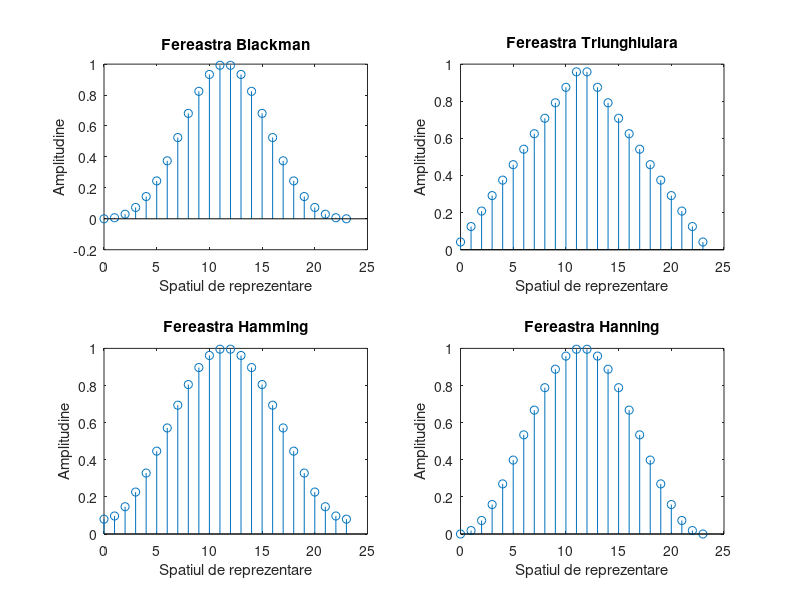
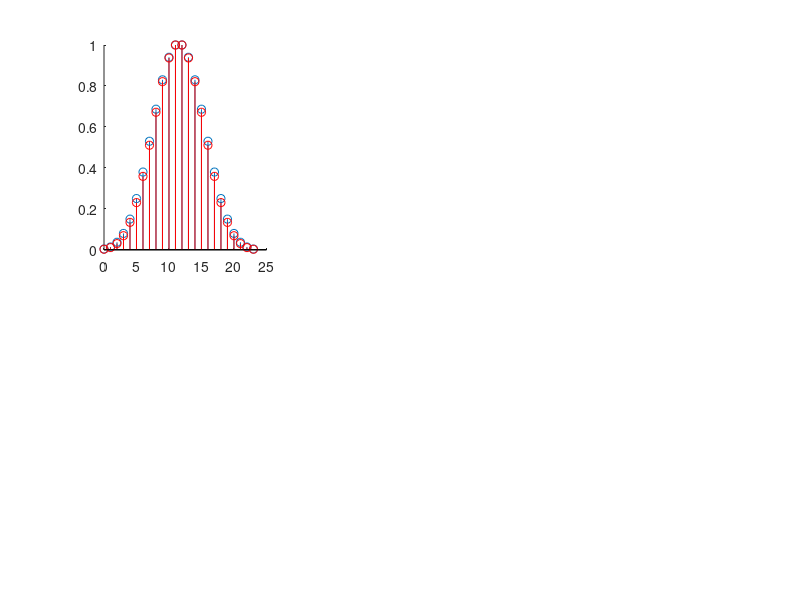

MATLAB code for these plots, in order: (Note: this script raises an error after producing the figures.)
%Lucrarea de laborator cu numarul 4
% Bogdan Alexandru 332 AC
 ng = 4; ns = 2;
%[M,r,beta,L,alfa] = PS_PRJ_1_Faza_1(ng,ns);

%a

M = 24 ;                                               
r = 86.8108 ; r1 = r - 5 ; r2 = r + 5 ;
beta = 4.7243 ; beta1 = beta - 1 ; beta2 = beta + 1 ;
L = 2 ; L1 = L - 1 ; L2 = L + 1 ;
alfa = 40.4324 / 100 ; alfa1 = alfa - 15 / 100 ; alfa2 = alfa + 15 / 100 ;

%am calculat parametrii secundari pentru folosirea functiilor ferestrelor

spatiu=0:M-1 ;   %durata de esantionare

figure(1)    %raspunsul la impuls pentru Blackman, Triunghiulara, Hanning si Hamming
set(gcf,'units','pixels','position',[0,100,1024,512]);    % mi-am setat o rezolutie de baza buna pentru analiza optima a raspunsului la impuls a ferestrelor urmatoare

w=blackman(M);
subplot(2,2,1)
stem(spatiu,w);
title('Fereastra Blackman');
xlabel('Spatiul de reprezentare');
ylabel('Amplitudine');

w=triang(M);
subplot(2,2,2)
stem(spatiu,w);
title('Fereastra Triunghiulara');
xlabel('Spatiul de reprezentare');
ylabel('Amplitudine');

w=hamming(M);                                  
subplot(2,2,3)
stem(spatiu,w);
title('Fereastra Hamming');
xlabel('Spatiul de reprezentare');
ylabel('Amplitudine');

w=hanning(M);                                   
subplot(2,2,4)
stem(spatiu,w);
title('Fereastra Hanning');
xlabel('Spatiul de reprezentare');
ylabel('Amplitudine');

figure(2)   %raspunsul la impuls pentru Cebasev si Kaiser
set(gcf,'units','pixels','position',[0,100,1024,512]);

w=chebwin(M,r1);                                                            
subplot(2,3,1)
hold on
stem(spatiu,w);
w=chebwin(M,r);
stem(spatiu,w,'r');
hold off
title('Fereastra Cebisev I', '[r1 = 81.8108 dB]');
xlabel('Spatiul de reprezentare');
ylabel('Amplitudine');

w=chebwin(M,r);
subplot(2,3,2)
stem(spatiu,w);
title('Fereastra Cebisev II', '[r = 86.8108 dB]');
xlabel('Spatiul de reprezentare');
ylabel('Amplitudine');

w=chebwin(M,r2);
subplot(2,3,3)
hold on
stem(spatiu,w);
w=chebwin(M,r);
stem(spatiu,w,'r--');
hold off
title('Fereastra Cebisev III', '[r2 = 91.8108 dB]');
xlabel('Spatiul de reprezentare');
ylabel('Amplitudine');

w=kaiser(M,beta1);                                                            
subplot(2,3,4)
hold on
stem(spatiu,w);
w=kaiser(M,beta);
stem(spatiu,w,'r--');
hold off
title('Fereastra Kaiser I', '[beta1 = 3.7243 dB]');
xlabel('Spatiul de reprezentare');
ylabel('Amplitudine');

w=kaiser(M,beta);
subplot(2,3,5)
stem(spatiu,w);
title('Fereastra Kaiser II', '[beta = 4.7243 dB]');
xlabel('Spatiul de reprezentare');
ylabel('Amplitudine');

w=kaiser(M,beta2);
subplot(2,3,6)
hold on
stem(spatiu,w);
w=kaiser(M,beta);
stem(spatiu,w,'r--');
hold off
title('Fereastra Kaiser III','[beta1 = 5.7243 dB]');
xlabel('Spatiul de reprezentare');
ylabel('Amplitudine');

figure(3)    %raspunsul la impuls pentru Lanczos si Tuckey
set(gcf,'units','pixels','position',[0,100,1024,512]);

wLanczos1= (sin(2*pi*(2*spatiu-M+1)./(2*M-2))./(2*pi*(2*spatiu-M+1)/(2*M-2))).^L1;   %nu exista functie aferenta ferestrei Lanczos asa ca am implementat-o folosind definitia din suportul de curs      
subplot(2,3,1)
hold on
stem(spatiu,wLanczos1);
wLanczos= (sin(2*pi*(2*spatiu-M+1)./(2*M-2))./(2*pi*(2*spatiu-M+1)/(2*M-2))).^L;
stem(spatiu,wLanczos,'r--');
hold off
title('Fereastra Lanczos I', '[L = 1 ordin]');
xlabel('Spatiul de reprezentare');
ylabel('Amplitudine');

wLanczos= (sin(2*pi*(2*spatiu-M+1)./(2*M-2))./(2*pi*(2*spatiu-M+1)/(2*M-2))).^L;
subplot(2,3,2)
stem(spatiu,wLanczos);
title('Fereastra Lanczos II', '[L = 2 ordin]');
xlabel('Spatiul de reprezentare');
ylabel('Amplitudine');

wLanczos2= (sin(2*pi*(2*spatiu-M+1)./(2*M-2))./(2*pi*(2*spatiu-M+1)/(2*M-2))).^L2;
subplot(2,3,3)
hold on
stem(spatiu,wLanczos2);
wLanczos= (sin(2*pi*(2*spatiu-M+1)./(2*M-2))./(2*pi*(2*spatiu-M+1)/(2*M-2))).^L;
stem(spatiu,wLanczos,'r--');
hold off
title('Fereastra Lanczos III', '[L = 3 ordin]');
xlabel('Spatiul de reprezentare');
ylabel('Amplitudine');

w=tukeywin(M,alfa1);                                                                    
subplot(2,3,4)
hold on
stem(spatiu,w);
w=tukeywin(M,alfa);
stem(spatiu,w,'r--');
hold off
title('Fereastra Tuckey I', '[alfa1 = 25.4324 %]');
xlabel('Spatiul de reprezentare');
ylabel('Amplitudine');

w=tukeywin(M,alfa);
subplot(2,3,5)
stem(spatiu,w);
title('Fereastra Tuckey II', '[alfa = 40.4324 %]');
xlabel('Spatiul de reprezentare');
ylabel('Amplitudine');

w=tukeywin(M,alfa2);
subplot(2,3,6)
hold on
stem(spatiu,w);
w=tukeywin(M,alfa);
stem(spatiu,w,'r--');
hold off
title('Fereastra Tuckey III', '[alfa2 = 55.4324 %]');
xlabel('Spatiul de reprezentare');
ylabel('Amplitudine');


%b



figure(4)   %raspunsul in frecventa pentru Dreptunghiulara
set(gcf,'units','pixels','position',[0,100,1024,512]);

w=boxcar(M);
w=w/sum(w);                                         %normarea semnalului           
[H,spatiu2]=freqz(w,5000);                          %rezolutia de reprezentare de 5000 de puncte
plot(spatiu2/pi,db(abs(H)));                    %normarea bandei de frecventa si reprezentarea spectrului in decibeli
title('Fereastra Dreptunghiulara');
xlabel('Banda de frecventa normalizata');
ylabel('Amplitudine dB');

figure(5)   %raspunsul in frecventa pentru Blackman, Triunghiulara, Hanning si Hamming
set(gcf,'units','pixels','position',[0,100,1024,512]);

w=blackman(M);
w=w/sum(w);
[H,spatiu2]=freqz(w,5000);
subplot(2,2,1)
plot(spatiu2/pi,db(abs(H)));
title('Fereastra Blackman');
xlabel('Banda de frecventa normalizata');
ylabel('Amplitudine dB');

w=triang(M);
w=w/sum(w);
[H,spatiu2]=freqz(w,5000);
subplot(2,2,2)
plot(spatiu2/pi,db(abs(H)));
title('Fereastra Triunghiulara');
xlabel('Banda de frecventa normalizata');
ylabel('Amplitudine dB');

w=hamming(M);
w=w/sum(w);
[H,spatiu2]=freqz(w,5000);
subplot(2,2,3)
plot(spatiu2/pi,db(abs(H)));
title('Fereastra Hamming');
xlabel('Banda de frecventa normalizata');
ylabel('Amplitudine dB');

w=hanning(M);
w=w/sum(w);
[H,spatiu2]=freqz(w,5000);
subplot(2,2,4)
plot(spatiu2/pi,db(abs(H)));
title('Fereastra Hanning');
xlabel('Banda de frecventa normalizata');
ylabel('Amplitudine dB');

figure(6)    %raspunsul in frecventa pentru Cebasev si Kaiser
set(gcf,'units','pixels','position',[0,100,1024,512]);

w=chebwin(M,r1);                                                               
w=w/sum(w);
[H,spatiu2]=freqz(w,5000);
subplot(2,3,1)  
hold on
plot(spatiu2/pi,db(abs(H)));
w=chebwin(M,r);                                                               
w=w/sum(w);
[H,spatiu2]=freqz(w,5000);
plot(spatiu2/pi,db(abs(H)),'r:');       %atenuarea pe spectrul ferestrei parametrice
hold off
title('Fereastra Cebisev I', '[r1 = 81.8108 dB]');
xlabel('Banda de frecventa normalizata');
ylabel('Amplitudine dB');

w=chebwin(M,r);                                                               
w=w/sum(w);
[H,spatiu2]=freqz(w,5000);
subplot(2,3,2)
plot(spatiu2/pi,db(abs(H)));
title('Fereastra Cebisev II', '[r = 86.8108 dB]');
xlabel('Banda de frecventa normalizata');
ylabel('Amplitudine dB');

w=chebwin(M,r2);                                                               
w=w/sum(w);
[H,spatiu2]=freqz(w,5000);
subplot(2,3,3)
hold on
plot(spatiu2/pi,db(abs(H)));
w=chebwin(M,r);                                                               
w=w/sum(w);
[H,spatiu2]=freqz(w,5000);
plot(spatiu2/pi,db(abs(H)),'r:');
hold off
title('Fereastra Cebisev III', '[r2 = 91.8108 dB]');
xlabel('Banda de frecventa normalizata');
ylabel('Amplitudine dB');

w=kaiser(M,beta1);                                                               
w=w/sum(w);
[H,spatiu2]=freqz(w,5000);
subplot(2,3,4)
hold on
plot(spatiu2/pi,db(abs(H)));
w=kaiser(M,beta);                                                               
w=w/sum(w);
[H,spatiu2]=freqz(w,5000);
plot(spatiu2/pi,db(abs(H)),'r:');
hold off
title('Fereastra Kaiser I', '[beta1 = 3.7243 dB]');
xlabel('Banda de frecventa normalizata');
ylabel('Amplitudine dB');

w=kaiser(M,beta);                                                               
w=w/sum(w);
[H,spatiu2]=freqz(w,5000);
subplot(2,3,5)
plot(spatiu2/pi,db(abs(H)));
title('Fereastra Kaiser II', '[beta = 4.7243 dB]');
xlabel('Banda de frecventa normalizata');
ylabel('Amplitudine dB');

w=kaiser(M,beta2);                                                               
w=w/sum(w);
[H,spatiu2]=freqz(w,5000);
subplot(2,3,6)
hold on
plot(spatiu2/pi,db(abs(H)));
w=kaiser(M,beta);                                                               
w=w/sum(w);
[H,spatiu2]=freqz(w,5000);
plot(spatiu2/pi,db(abs(H)),'r:');
hold off
title('Fereastra Kaiser III', '[beta1 = 5.7243 dB]');
xlabel('Banda de frecventa normalizata');
ylabel('Amplitudine dB');

figure(7)    %raspunsul in frecventa pentru Lanczos si Tuckey
set(gcf,'units','pixels','position',[0,100,1024,512]);

wLanczos1=(sin(2*pi*(2*spatiu-M+1)./(2*M-2))./(2*pi*(2*spatiu-M+1)/(2*M-2))).^L1;       
wLanczos1=wLanczos1/sum(wLanczos1);
[H,spatiu2]=freqz(wLanczos1,5000);
subplot(2,3,1)
hold on
plot(spatiu2/pi,db(abs(H)));
wLanczos=(sin(2*pi*(2*spatiu-M+1)./(2*M-2))./(2*pi*(2*spatiu-M+1)/(2*M-2))).^L;       
wLanczos=wLanczos/sum(wLanczos);
[H,spatiu2]=freqz(wLanczos,5000);
plot(spatiu2/pi,db(abs(H)),'r:');
hold off
title('Fereastra Lanczos I', '[L = 1 ordin]');
xlabel('Banda de frecventa normalizata');
ylabel('Amplitudine dB');

wLanczos=(sin(2*pi*(2*spatiu-M+1)./(2*M-2))./(2*pi*(2*spatiu-M+1)/(2*M-2))).^L;       
wLanczos=wLanczos/sum(wLanczos);
[H,spatiu2]=freqz(wLanczos,5000);
subplot(2,3,2)
plot(spatiu2/pi,db(abs(H)));
title('Fereastra Lanczos II', '[L = 2 ordin]');
xlabel('Banda de frecventa normalizata');
ylabel('Amplitudine dB');

wLanczos2=(sin(2*pi*(2*spatiu-M+1)./(2*M-2))./(2*pi*(2*spatiu-M+1)/(2*M-2))).^L2;       
wLanczos2=wLanczos2/sum(wLanczos2);
[H,spatiu2]=freqz(wLanczos2,5000);
subplot(2,3,3)
hold on
plot(spatiu2/pi,db(abs(H)));
wLanczos=(sin(2*pi*(2*spatiu-M+1)./(2*M-2))./(2*pi*(2*spatiu-M+1)/(2*M-2))).^L;       
wLanczos=wLanczos/sum(wLanczos);
[H,spatiu2]=freqz(wLanczos,5000);
plot(spatiu2/pi,db(abs(H)),'r:');
hold off
title('Fereastra Lanczos III', '[L = 3 ordin]');
xlabel('Banda de frecventa normalizata');
ylabel('Amplitudine dB');

w=tukeywin(M,alfa1);                                                                  
w=w/sum(w);
[H,spatiu2]=freqz(w,5000);
subplot(2,3,4)
hold on
plot(spatiu2/pi,db(abs(H)));
w=tukeywin(M,alfa);                                                                 
w=w/sum(w);
[H,spatiu2]=freqz(w,5000);
plot(spatiu2/pi,db(abs(H)),'r:');
hold off
title('Fereastra Tuckey I', '[alfa1 = 25.4324 %]');
xlabel('Banda de frecventa normalizata');
ylabel('Amplitudine dB');

w=tukeywin(M,alfa);                                                                 
w=w/sum(w);
[H,spatiu2]=freqz(w,5000);
subplot(2,3,5)
plot(spatiu2/pi,db(abs(H)));
title('Fereastra Tuckey II', '[alfa = 40.4324 %]');
xlabel('Banda de frecventa normalizata');
ylabel('Amplitudine dB');

w=tukeywin(M,alfa2);                                                          
w=w/sum(w);
[H,spatiu2]=freqz(w,5000);
subplot(2,3,6)
hold on
plot(spatiu2/pi,db(abs(H)));
w=tukeywin(M,alfa);                                                                 
w=w/sum(w);
[H,spatiu2]=freqz(w,5000);
plot(spatiu2/pi,db(abs(H)),'r:');
hold off
title('Fereastra Tuckey III', '[alfa2 = 55.4324 %]');
xlabel('Banda de frecventa normalizata');
ylabel('Amplitudine dB');

%c

% Dreptunghiulara : se poate observa ca este cea mai slaba dintre toate
% ferestrele propuse , deoarece lobii parazitii sunt de inaltimi foarte
% mari => ca nu avem atenuare foarte buna , plus raspunsul in frecventa nu
% este continuu , acesta este plin de deschizaturi (Bronz 3)
% 
% Triunghiularar : lobul principal si cei paraziti au aproximativ aceeasi
% dimensiune  , dar ne este incalcat faptul ca lobul principal trebuie sa
% fie cat mai inalt si cat mai ingust (acesta este lat si turtit) ; Are aceeasi atenuare ca la
% dreptunghiulara (Bronz 2)
% 
% Tuckey : lobul principal arata super bine (e inalt si ingust) , dar lobii
% pararaziti sunt luati dupa dimensiunea lobului principal si astfel sunt 
% foarte inalti ; Atenuarea pare sa fie proasta in zona de medie frecventa
% (Bronz 1)
% 
% Hamming : lobul principal este foarte mare si destul de turtit , iar lobii
% paraziti par sa fie mai mici si restransi , inafara de primul care este
% turtit si mai lat decat ceilalti ; Atenuarea pare sa fie foarte foarte
% mica  (Silver 3)
% 
% Hanning : lobul principal mai mic si turtit decat Hamming , iar lobii
% paraziti sunt mai scunzi mult mai bine atenuati in zona de mare frecventa
%  (Silver 2)
% 
% Lanczos : este un fel de Hanning doar ca e mult mai bun , lob principal
% mai scurt , dar la fel de turtit , lobi paraziti mai mici si mai restransi
% impreuna cu o atenuare mai buna in zona de mare frecventa  (Silver 1)
% 
% Cebyshev : cel mai mare lob principal dintre toate ferestrele , care este
% insotit de lobi paraziti foarte foarte mici si restransi ; Atenuarea pare
% sa fie foarte mica dar mult mai buna decat Hamming (Gold 3)
% 
% Blackman : reprezinta un compromis intre  latimea si marimea lobului
% principal , deoarece prezinta o atenuare destul de buna pe toata banda de
% frecventa impreuna cu lobi paraziti de marime mica , mult mai buni decat
% Hanning (Gold 2)
% 
% Kaiser : lob principal perfect impreuna cu cei paraziti de lungime mica
% plus foarter restransi cu atenuare foarte buna pe toata banda de frecventa
% normalizata (Gold 1)



